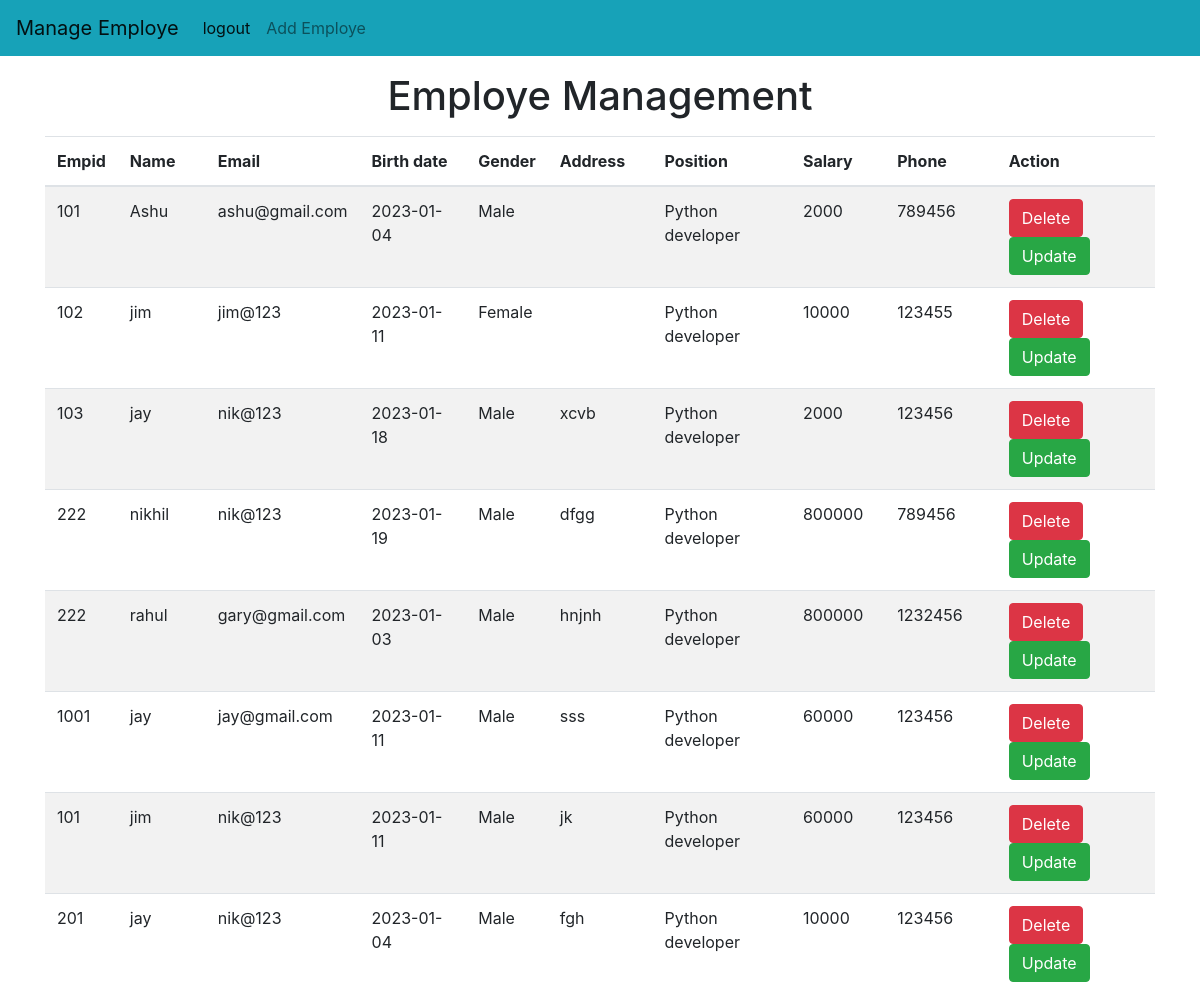
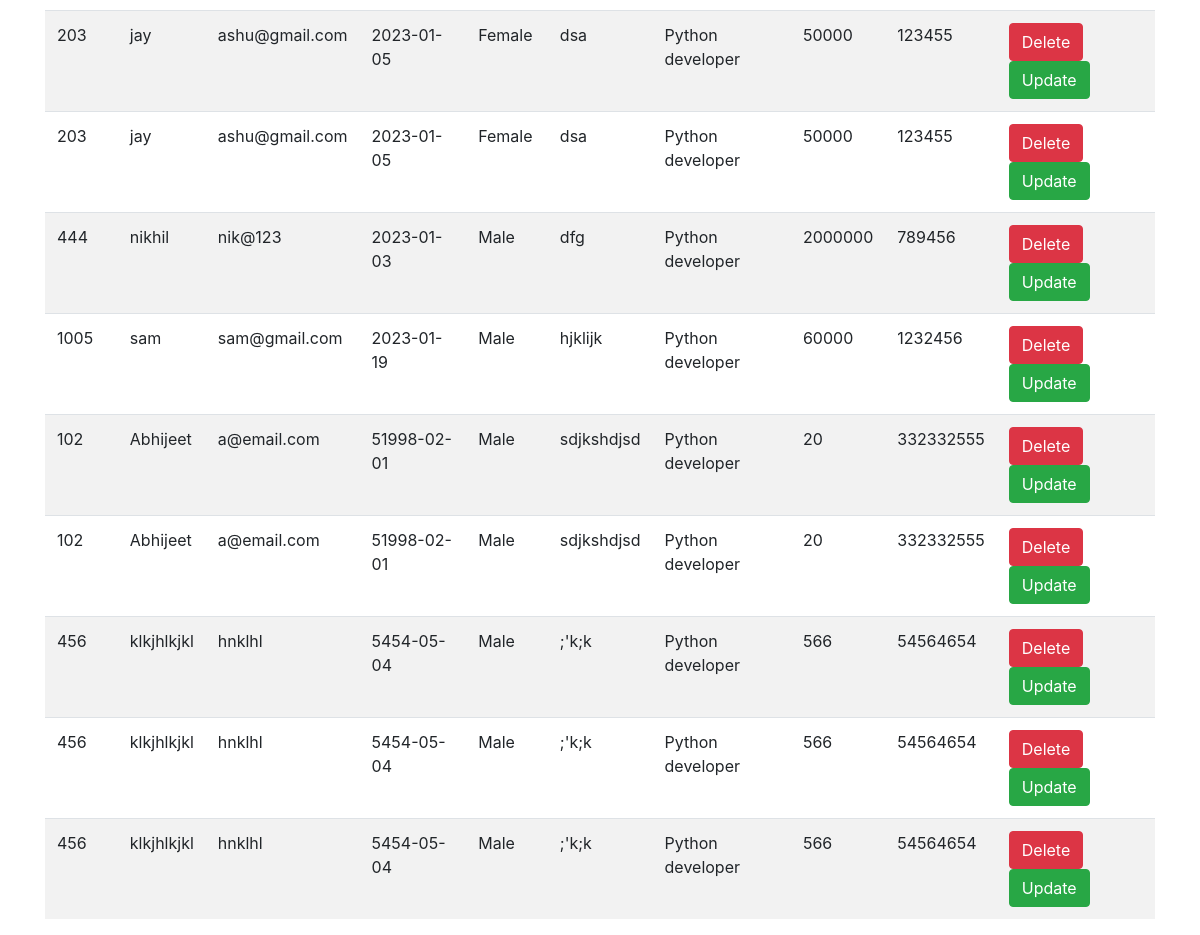
The page /home on the database its author committed (2 pictures, top to bottom).
### employee/models.py (models this page shows)
class Employe(models.Model):
    Empid = models.CharField(max_length=50)
    Name = models.CharField(max_length=100)
    Email = models.CharField(max_length=200)
    Birthdate = models.CharField(max_length=50)
    Gender = models.CharField(max_length=50)
    Adress = models.CharField(max_length=200)
    Position = models.CharField(max_length=100)
    Salary = models.CharField(max_length=100)
    Phone = models.CharField(max_length=50)

### employee/views.py (the view)
# urls.py: path('',views.home),
def home(request):
    fetch_emp=Employe.objects.all()
    return render(request,'home.html',{"fetch_emp":fetch_emp})

### employee/templates/home.html (shortened to what this page needs)
<!doctype html>
<html lang="en">
  <head>
    <link rel="stylesheet" href="https://cdn.jsdelivr.net/npm/bootstrap@4.0.0/dist/css/bootstrap.min.css">
  </head>
  <body>
    {% include 'navbar.html'%}
    <h1 class= 'text-center my-3'>Employe Management</h1>
    <div class = "container">
        <div class="row">
            <div class="col-md-12">
                        <table class="table table-striped">
                            <thead>
                                <tr>
                                    <th>Empid</th>
                                    <th>Name</th>
                                    <th>Email</th>
                                    <th>Birth date</th>
                                    <th>Gender</th>
                                    <th>Address</th>
                                    <th>Position</th>
                                    <th>Salary</th>
                                    <th>Phone</th>
                                    <th>Action</th>
                                </tr>
                            </thead>
                            <tbody>
                                {% for i in fetch_emp %}
                                <tr>
                                    <td>{{i.Empid}}</td>
                                    <td>{{i.Name}}</td>
                                    <td>{{i.Email}}</td>
                                    <td>{{i.Birthdate}}</td>
                                    <td>{{i.Gender}}</td>
                                    <td>{{i.Adress}}</td>
                                    <td>{{i.Position}}</td>
                                    <td>{{i.Salary}}</td>
                                    <td>{{i.Phone}}</td>
                                    <td>
                                        <a class="btn btn-danger md-sm" href="delete{{i.id}}">Delete</a>
                                        <a class="btn btn-success" href="update{{i.id}}">Update</a>
                                    </td>
                                </tr>
                                {% endfor %}
                            </tbody>
                        </table>
            </div>
        </div>
    </div>
  </body>
</html>

### employee/templates/navbar.html (shortened to what this page needs)
<nav class="navbar navbar-expand-lg navbar-light bg-info">
    <a class="navbar-brand" href="home">Manage Employe</a>
    <div class="collapse navbar-collapse" id="navbarSupportedContent">
      <ul class="navbar-nav mr-auto">
        <li class="nav-item active">
          <a class="nav-link" href="logout">logout <span class="sr-only">(current)</span></a>
        </li>
        <li class="nav-item">
          <a class="nav-link" href="add-emp">Add Employe</a>
        </li>
    </div>
  </nav>

### rows shown on the page
Employe: Empid "101", Name "Ashu", Email "ashu@gmail.com", Birthdate "2023-01-04", Gender "Male", Position "Python developer", Salary "2000", Phone "789456"
Employe: Empid "102", Name "jim", Email "jim@123", Birthdate "2023-01-11", Gender "Female", Position "Python developer", Salary "10000", Phone "123455"
Employe: Empid "103", Name "jay", Email "nik@123", Birthdate "2023-01-18", Gender "Male", Adress "xcvb", Position "Python developer", Salary "2000", Phone "123456"
Employe: Empid "222", Name "nikhil", Email "nik@123", Birthdate "2023-01-19", Gender "Male", Adress "dfgg", Position "Python developer", Salary "800000", Phone "789456"
Employe: Empid "222", Name "rahul", Email "gary@gmail.com", Birthdate "2023-01-03", Gender "Male", Adress "hnjnh", Position "Python developer", Salary "800000", Phone "1232456"
Employe: Empid "1001", Name "jay", Email "jay@gmail.com", Birthdate "2023-01-11", Gender "Male", Adress "sss", Position "Python developer", Salary "60000", Phone "123456"
Employe: Empid "101", Name "jim", Email "nik@123", Birthdate "2023-01-11", Gender "Male", Adress "jk", Position "Python developer", Salary "60000", Phone "123456"
Employe: Empid "201", Name "jay", Email "nik@123", Birthdate "2023-01-04", Gender "Male", Adress "fgh", Position "Python developer", Salary "10000", Phone "123456"
Employe: Empid "203", Name "jay", Email "ashu@gmail.com", Birthdate "2023-01-05", Gender "Female", Adress "dsa", Position "Python developer", Salary "50000", Phone "123455"
Employe: Empid "203", Name "jay", Email "ashu@gmail.com", Birthdate "2023-01-05", Gender "Female", Adress "dsa", Position "Python developer", Salary "50000", Phone "123455"
Employe: Empid "444", Name "nikhil", Email "nik@123", Birthdate "2023-01-03", Gender "Male", Adress "dfg", Position "Python developer", Salary "2000000", Phone "789456"
Employe: Empid "1005", Name "sam", Email "sam@gmail.com", Birthdate "2023-01-19", Gender "Male", Adress "hjklijk", Position "Python developer", Salary "60000", Phone "1232456"
Employe: Empid "102", Name "Abhijeet", Email "a@email.com", Birthdate "51998-02-01", Gender "Male", Adress "sdjkshdjsd", Position "Python developer", Salary "20", Phone "332332555"
Employe: Empid "102", Name "Abhijeet", Email "a@email.com", Birthdate "51998-02-01", Gender "Male", Adress "sdjkshdjsd", Position "Python developer", Salary "20", Phone "332332555"
Employe: Empid "456", Name "klkjhlkjkl", Email "hnklhl", Birthdate "5454-05-04", Gender "Male", Adress ";'k;k", Position "Python developer", Salary "566", Phone "54564654"
Employe: Empid "456", Name "klkjhlkjkl", Email "hnklhl", Birthdate "5454-05-04", Gender "Male", Adress ";'k;k", Position "Python developer", Salary "566", Phone "54564654"
Employe: Empid "456", Name "klkjhlkjkl", Email "hnklhl", Birthdate "5454-05-04", Gender "Male", Adress ";'k;k", Position "Python developer", Salary "566", Phone "54564654"
